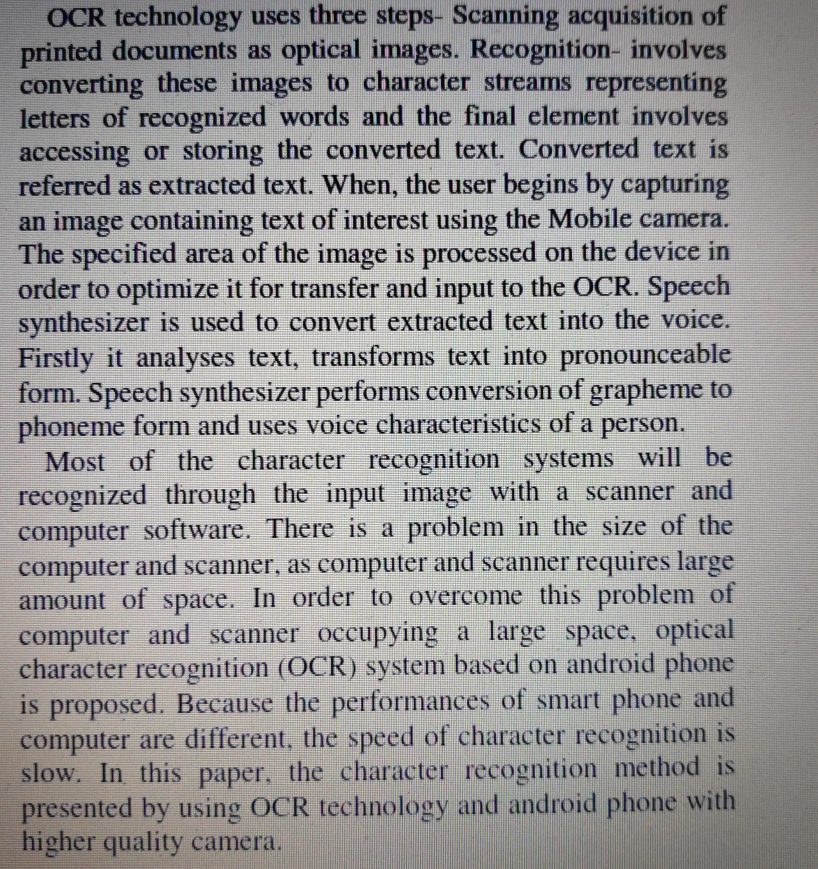
#> input picture Resources/text_cam.jpg, 2452 x 2605 px, found by its file name (shown at 1/3 size)
$ python text_recognition.py
#> lines starting #> are read from the running program, lines starting #| are printed output that depends on the picture; after the words box and inside, x2 and y2 are one past the last pixel; in counts of white or black regions, pixels touching at a corner belong together
import cv2
import numpy as np
import pytesseract

image = cv2.imread('Resources/text_cam.jpg')
#> image is the input picture: shape (2605, 2452, 3); mean B, G, R 151.3, 151.5, 152.9
img = cv2.resize(image,(600,600),interpolation = cv2.INTER_AREA)
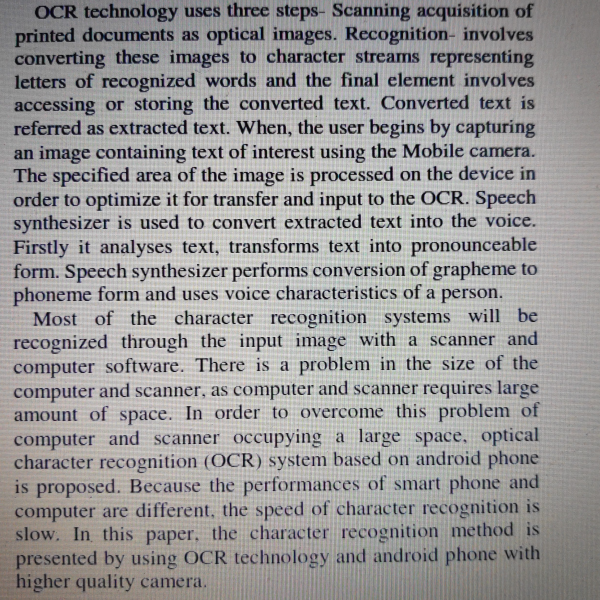
#> img: shape (600, 600, 3); mean B, G, R 151.3, 151.5, 152.9

#Step1: Normalization
norm = np.zeros_like(img)
norm_img = cv2.normalize(img,norm,0,255,cv2.NORM_MINMAX)
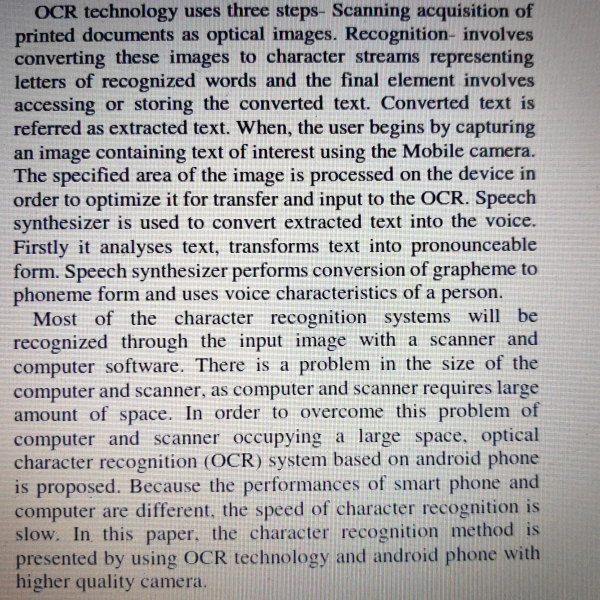
#> norm_img: shape (600, 600, 3); mean B, G, R 168, 168.3, 169.9

#Step2: Deskew
def Deskew(image):
    pass

#Step3: Preprocess
def processImg(img):
    img = cv2.cvtColor(img,cv2.COLOR_BGR2GRAY)
#> img: shape (600, 600)
    img = cv2.GaussianBlur(img,(1,1),0)
    img = cv2.bitwise_not(img)
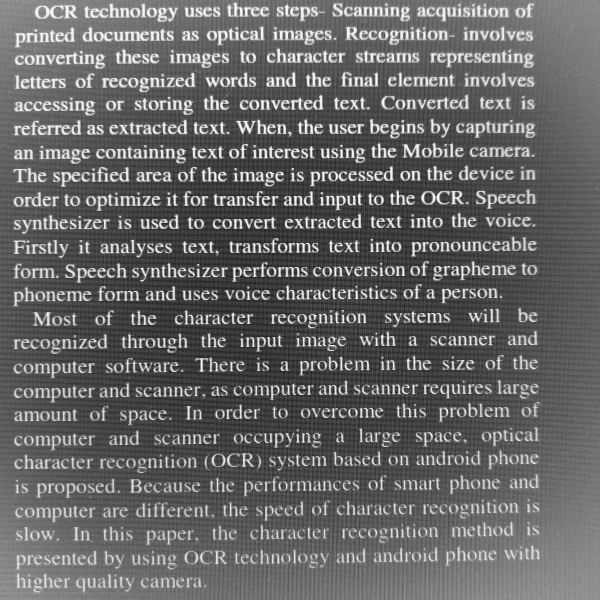
#> img: shape (600, 600); min 29, max 251, mean 103.1
    img = cv2.threshold(img,150,255,cv2.THRESH_BINARY,cv2.THRESH_OTSU)[1]
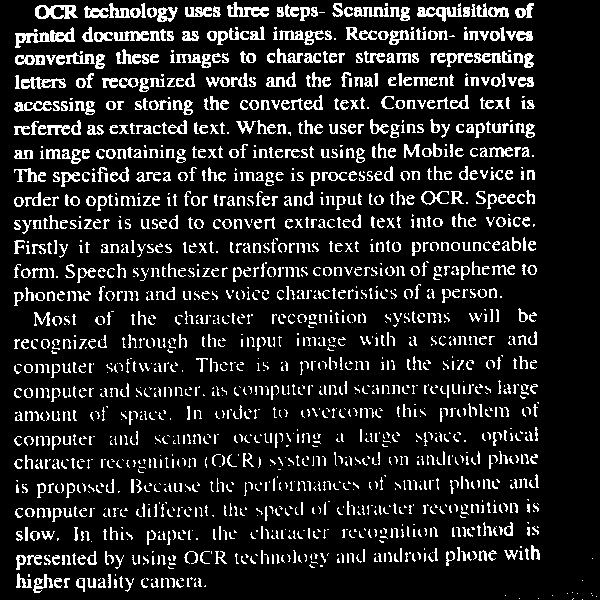
#> img: shape (600, 600); 13.4% white in thin lines or dots
    kernel = np.ones((1,1),np.uint8)
    img = cv2.erode(img,kernel,iterations=5)
    return img

#Step4: OCR using Tessaract
def OCR_detect(img):
    #img = np.array(img)
#> (the run stopped early here; a loop or call above may not have finished)

$ run again, with Resources/tst1.jpg copied over Resources/text_cam.jpg
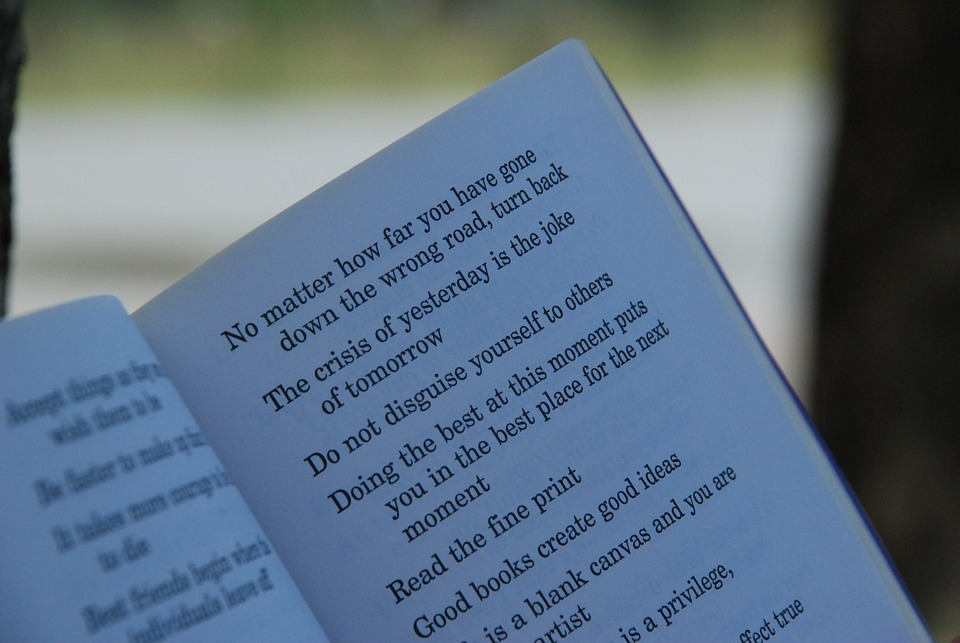
#> input picture Resources/tst1.jpg, 960 x 643 px, found by its file name
#> image is the input picture: shape (643, 960, 3); mean B, G, R 129.8, 111.6, 92.9
#> `norm_img = cv2.normalize(img,norm,0,255,cv2.NORM_MINMAX)`:
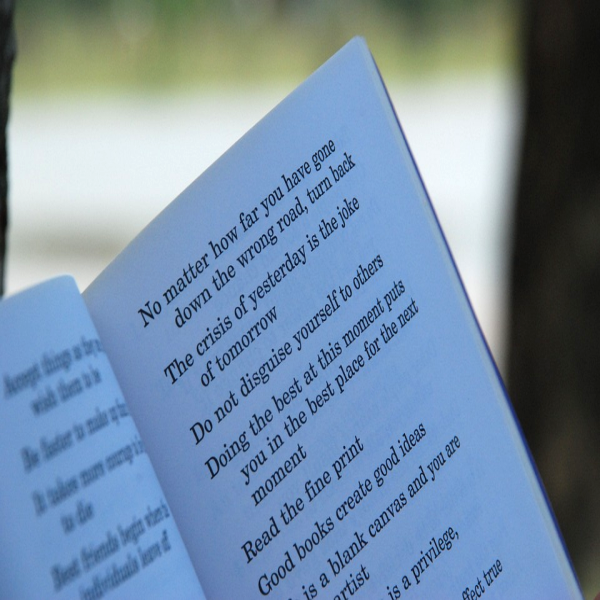
#> norm_img: shape (600, 600, 3); mean B, G, R 163.9, 140.9, 117.2
#> in processImg, `img = cv2.threshold(img,150,255,cv2.THRESH_BINARY,cv2.THRESH_OTSU)[1]`:
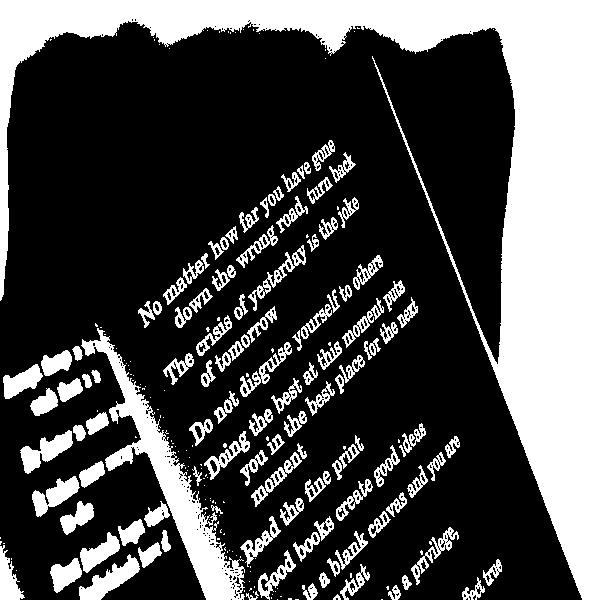
#> img: shape (600, 600); 30.2% white; 234 white regions (113 under 20 px), largest, box (x1, y1, x2, y2) and area: (0, 0, 600, 600) 70950, (81, 328, 245, 600) 8092, (79, 554, 140, 600) 1117
